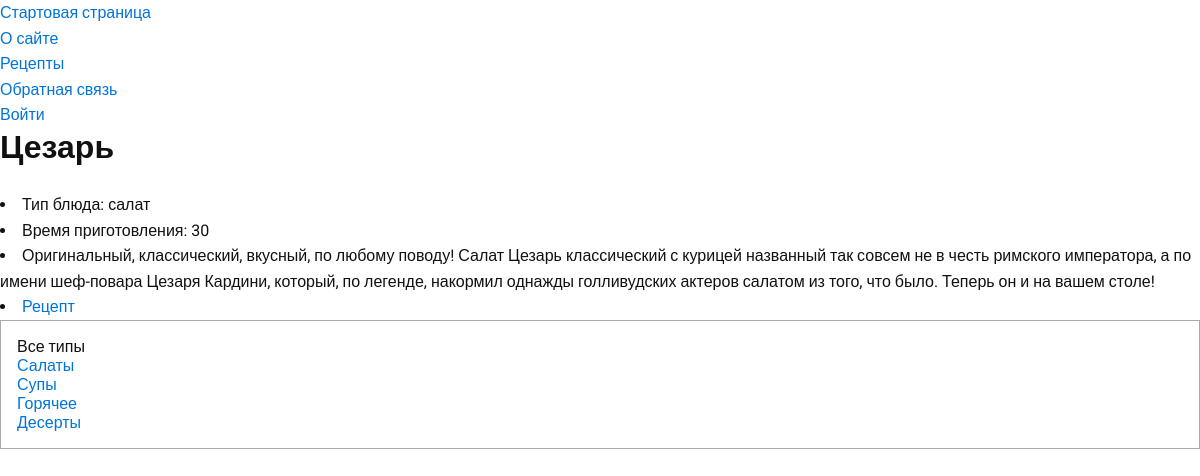
Screenshot of /recipe/cezar with the database file from the repository.
### dishes/models.py (models this page shows, shortened)
class Dishes(models.Model):
    title = models.CharField(max_length=50)
    slug = models.SlugField(max_length=255, unique=True, db_index=True)
    type = models.CharField(max_length=50)
    time_to_cook = models.PositiveSmallIntegerField()
    description = models.TextField(blank=True)
    link = models.TextField(blank=True)
    time_create = models.DateTimeField(auto_now_add=True)
    time_update = models.DateTimeField(auto_now=True)

### dishes/views.py (the view)
# urls.py: path('recipe/<slug:dish_slug>', views.show_recipe, name='recipe'),
def show_recipe(request, dish_slug):
    recipe = get_object_or_404(Dishes, slug=dish_slug)
    data = {'title': recipe.title,
            'type': recipe.type,
            'time_to_cook': recipe.time_to_cook,
            'description': recipe.description,
            'link': recipe.link,
            'menu': menu,
            'recipe': recipe,
            'typ_selected': 1
            }
    return render(request, 'dishes/recipe.html', data)

### dishes/templatetags/dishes_tags.py (called while the page is built)
@register.simple_tag()
def get_types():
    return views.types_db

### dishes/templates/dishes/recipe.html (shortened to what this page needs)
{% extends 'base.html' %}
{% block content%}
<h1>{{recipe.title}}</h1>
<br>
<p><li>Тип блюда: {{recipe.type}}</p></li>
<p><li>Время приготовления: {{recipe.time_to_cook}}</p></li>
<p><li>{{recipe.description}}</p></li>
<p><li><a href="{{recipe.link}}">Рецепт </a></p></li>
{% endblock %}

### dishes/static/dishes/css/stylessimple.css (style rules this page uses)
* { margin: 0; padding: 0; box-sizing: border-box; }
body { color: var(--body-color); background: var(--body-bg-color); font-family: var(--font-roboto); font-size: var(--font-size); line-height: var(--line-height); }
a { color: var(--color-blue); text-decoration: none; }
h1, h2, h3, h4, h5, .text-lead, .text-lg, .text-xl { line-height: var(--text-line-height); }

### rows the page displays
Dishes: title "Цезарь", type "салат", time_to_cook "30", description "Оригинальный, классический, вкусный, по любому поводу! Салат Цезарь классический с курицей названный так совсем не в честь римского императора, а по имени шеф-повара Цезаря Кардини, который, по легенде, накормил однажды голливудских актеров салатом из того, что было. Теперь он и на вашем столе!"

### other values shown
{{ m.title }} "О сайте" "Рецепты" "Обратная связь" "Войти"
{{ type.name }} "Салаты" "Супы" "Горячее" "Десерты"
